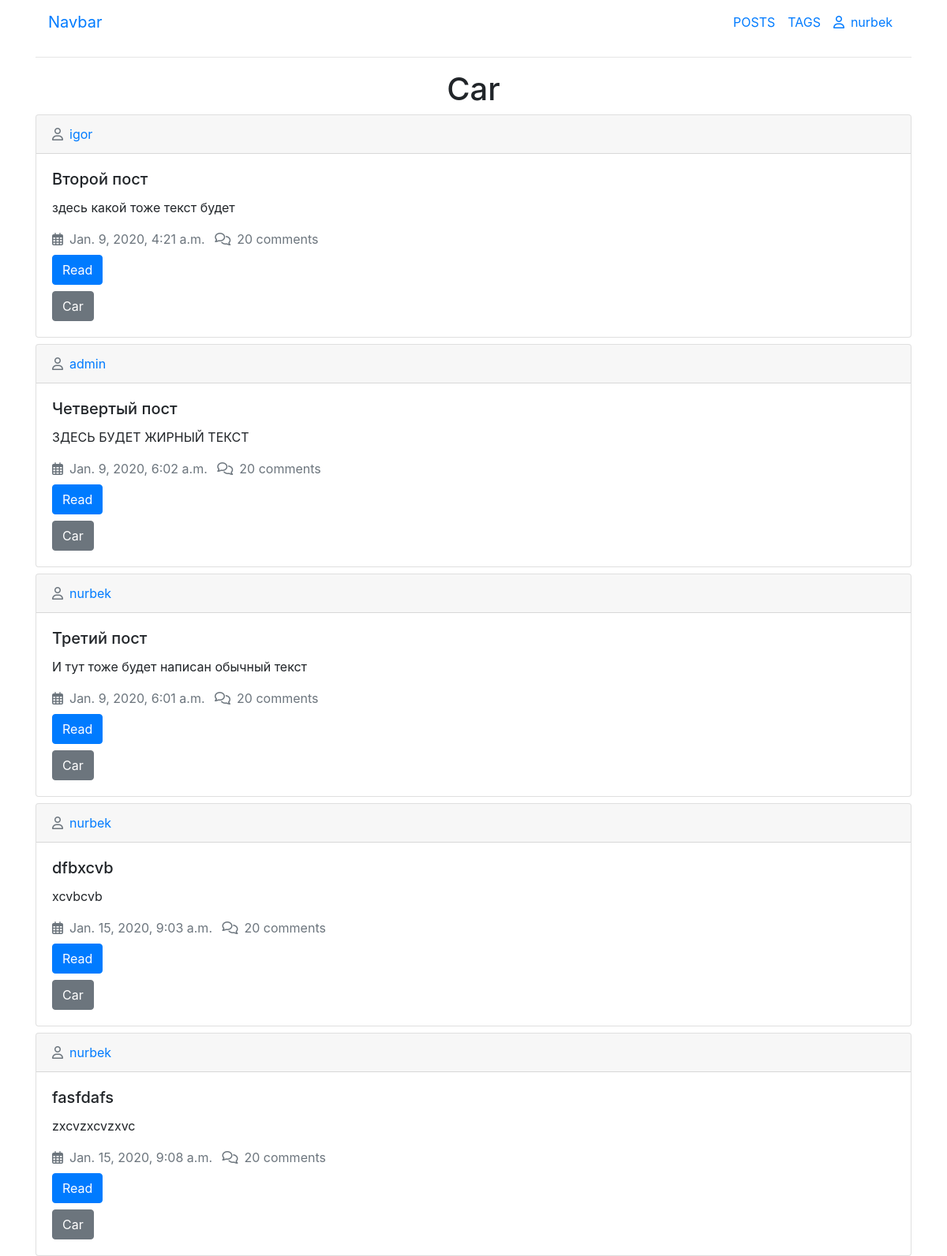
Screenshot of /tag/car/ (signed in) with the database file from the repository.
### forum/models.py (models this page shows, shortened)
class Tag(models.Model):
	title = models.CharField('Заголовок тега', max_length=10)
	slug = models.SlugField(max_length=10, unique=True)
	def get_absolute_url(self):
		return reverse('tag_detail_url', kwargs={'slug':self.slug})

class Post(models.Model):
	title = models.CharField('Заголовок поста', max_length=100)
	tag = models.CharField(max_length=10, null=True, blank=True)
	slug = models.SlugField('Slug', blank = True, unique = True)
	body = models.TextField('Текст поста')
	created_data = models.DateTimeField('Дата создания', auto_now_add=True)
	author = models.ForeignKey(User, null = True, blank=True, on_delete=models.CASCADE)
	tags = models.ManyToManyField('Tag', related_name='posts', null=True, blank=True)
	def get_absolute_url(self):
		return reverse('post_detail_url', kwargs={'slug':self.slug})

### forum/views.py (the view)
# urls.py: path('tag/<str:slug>/',TagDetail.as_view(),name='tag_detail_url'),
class TagDetail(DetailView):
	model = Tag

### forum/templates/forum/tag_detail.html
{% extends 'base/base.html' %}
{% block content %}
<h1 class="text-center">{{tag.title}}</h1>
{% for post_list in tag.posts.all %}
<div class="card mt-2">
  <div class="card-header">
    <span class="text-secondary"><i class="far fa-user mr-2"></i><a href="">{{post_list.author}}</a></span>
  </div>
  <div class="card-body">
    <h5 class="card-title">{{post_list.title}}</h5>
    <p class="card-text">{{post_list.body}}</p>
    <div class="my-2">
    	<span class="text-secondary mr-2"><i class="far fa-calendar-alt mr-2"></i>{{post_list.created_data}}</span>
    	<span class="text-secondary"><i class="far fa-comments mr-2"></i>20 comments</span>
    </div>
    <a href="{{post_list.get_absolute_url}}" class="btn btn-primary">Read</a>
    <div class="mt-2">
      <a href="{{tag.get_absolute_url}}" class="btn btn-secondary">{{tag.title}}</a>
    </div>
  </div>
</div>
{% endfor %}
{% endblock %}

### templates/includes/navbar.html (shortened to what this page needs)
<nav class="navbar navbar-expand-lg">
  <a class="navbar-brand" href="#">Navbar</a>
  <div class="collapse navbar-collapse" id="navbarSupportedContent">
    <ul class="navbar-nav ml-auto">
      <li class="nav-item active">
        <a class="nav-link" href="{% url 'post_list_url' %}">POSTS<span class="sr-only">(current)</span></a>
      </li>
      <li class="nav-item">
        <a class="nav-link" href="{% url 'tag_list_url' %}">TAGS</a>
      </li>
      {% if user.is_authenticated %}
      <li class="nav-item">
        <a class="nav-link" href="#"><i class="far fa-user mr-2"></i>{{user.username}}</a>
      </li>
      {% else %}
      <li class="nav-item">
        <a class="nav-link" href="{% url 'login' %}">Login</a>
      </li>
      {% endif %}
    </ul>
  </div>
</nav>

### rows the page displays
Tag: title "Car"
Post: author "igor", title "Второй пост", body "здесь какой тоже текст будет", created_data "Jan. 9, 2020, 4:21 a.m."
Post: author "admin", title "Четвертый пост", body "ЗДЕСЬ БУДЕТ ЖИРНЫЙ ТЕКСТ", created_data "Jan. 9, 2020, 6:02 a.m."
Post: author "nurbek", title "Третий пост", body "И тут тоже будет написан обычный текст", created_data "Jan. 9, 2020, 6:01 a.m."
Post: author "nurbek", title "dfbxcvb", body "xcvbcvb", created_data "Jan. 15, 2020, 9:03 a.m."
Post: author "nurbek", title "fasfdafs", body "zxcvzxcvzxvc", created_data "Jan. 15, 2020, 9:08 a.m."

### other values shown
{{ user.username }} "nurbek"
